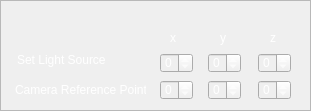
   <widget class="QFrame" name="frame">
    <property name="geometry">
     <rect>
      <x>700</x>
      <y>100</y>
      <width>311</width>
      <height>111</height>
     </rect>
    </property>
    <property name="frameShape">
     <enum>QFrame::StyledPanel</enum>
    </property>
    <property name="frameShadow">
     <enum>QFrame::Raised</enum>
    </property>
    <property name="lineWidth">
     <number>1</number>
    </property>
    <property name="midLineWidth">
     <number>0</number>
    </property>
    <widget class="QLabel" name="label_3">
     <property name="geometry">
      <rect>
       <x>170</x>
       <y>30</y>
       <width>16</width>
       <height>16</height>
      </rect>
     </property>
     <property name="text">
      <string>&lt;html&gt;&lt;head/&gt;&lt;body&gt;&lt;p&gt;&lt;span style=&quot; color:#ffffff;&quot;&gt;x&lt;/span&gt;&lt;/p&gt;&lt;/body&gt;&lt;/html&gt;</string>
     </property>
    </widget>
    <widget class="QSpinBox" name="spinBox">
     <property name="geometry">
      <rect>
       <x>160</x>
       <y>80</y>
       <width>33</width>
       <height>20</height>
      </rect>
     </property>
     <property name="palette">
      <palette>
       <active>
        <colorrole role="WindowText">
         <brush brushstyle="SolidPattern">
          <color alpha="255">
           <red>255</red>
           <green>255</green>
           <blue>255</blue>
          </color>
         </brush>
        </colorrole>
        <colorrole role="Text">
         <brush brushstyle="SolidPattern">
          <color alpha="255">
           <red>255</red>
           <green>255</green>
           <blue>255</blue>
          </color>
         </brush>
        </colorrole>
        <colorrole role="ButtonText">
         <brush brushstyle="SolidPattern">
          <color alpha="255">
           <red>255</red>
           <green>255</green>
           <blue>255</blue>
          </color>
         </brush>
        </colorrole>
        <colorrole role="Base">
         <brush brushstyle="NoBrush">
          <color alpha="255">
           <red>0</red>
           <green>0</green>
           <blue>0</blue>
          </color>
         </brush>
        </colorrole>
       </active>
       <inactive>
        <colorrole role="WindowText">
         <brush brushstyle="SolidPattern">
          <color alpha="255">
           <red>255</red>
           <green>255</green>
           <blue>255</blue>
          </color>
         </brush>
        </colorrole>
        <colorrole role="Text">
         <brush brushstyle="SolidPattern">
          <color alpha="255">
           <red>255</red>
           <green>255</green>
           <blue>255</blue>
          </color>
         </brush>
        </colorrole>
        <colorrole role="ButtonText">
         <brush brushstyle="SolidPattern">
          <color alpha="255">
           <red>255</red>
           <green>255</green>
           <blue>255</blue>
          </color>
         </brush>
        </colorrole>
        <colorrole role="Base">
         <brush brushstyle="NoBrush">
          <color alpha="255">
           <red>0</red>
           <green>0</green>
           <blue>0</blue>
          </color>
         </brush>
        </colorrole>
       </inactive>
       <disabled>
        <colorrole role="WindowText">
         <brush brushstyle="SolidPattern">
          <color alpha="255">
           <red>255</red>
           <green>255</green>
           <blue>255</blue>
          </color>
         </brush>
        </colorrole>
        <colorrole role="Text">
         <brush brushstyle="SolidPattern">
          <color alpha="255">
           <red>255</red>
           <green>255</green>
           <blue>255</blue>
          </color>
         </brush>
        </colorrole>
        <colorrole role="ButtonText">
         <brush brushstyle="SolidPattern">
          <color alpha="255">
           <red>255</red>
           <green>255</green>
           <blue>255</blue>
          </color>
         </brush>
        </colorrole>
        <colorrole role="Base">
         <brush brushstyle="NoBrush">
          <color alpha="255">
           <red>0</red>
           <green>0</green>
           <blue>0</blue>
          </color>
         </brush>
        </colorrole>
       </disabled>
      </palette>
     </property>
     <property name="styleSheet">
      <string notr="true">color: #FFFFFF</string>
     </property>
     <property name="minimum">
      <number>-99</number>
     </property>
    </widget>
    <widget class="QSpinBox" name="spinBox_7">
     <property name="geometry">
      <rect>
       <x>208</x>
       <y>53</y>
       <width>33</width>
       <height>20</height>
      </rect>
     </property>
     <property name="palette">
      <palette>
       <active>
        <colorrole role="WindowText">
         <brush brushstyle="SolidPattern">
          <color alpha="255">
           <red>255</red>
           <green>255</green>
           <blue>255</blue>
          </color>
         </brush>
        </colorrole>
        <colorrole role="Text">
         <brush brushstyle="SolidPattern">
          <color alpha="255">
           <red>255</red>
           <green>255</green>
           <blue>255</blue>
          </color>
         </brush>
        </colorrole>
        <colorrole role="ButtonText">
         <brush brushstyle="SolidPattern">
          <color alpha="255">
           <red>255</red>
           <green>255</green>
           <blue>255</blue>
          </color>
         </brush>
        </colorrole>
        <colorrole role="Base">
         <brush brushstyle="NoBrush">
          <color alpha="255">
           <red>0</red>
           <green>0</green>
           <blue>0</blue>
          </color>
         </brush>
        </colorrole>
       </active>
       <inactive>
        <colorrole role="WindowText">
         <brush brushstyle="SolidPattern">
          <color alpha="255">
           <red>255</red>
           <green>255</green>
           <blue>255</blue>
          </color>
         </brush>
        </colorrole>
        <colorrole role="Text">
         <brush brushstyle="SolidPattern">
          <color alpha="255">
           <red>255</red>
           <green>255</green>
           <blue>255</blue>
          </color>
         </brush>
        </colorrole>
        <colorrole role="ButtonText">
         <brush brushstyle="SolidPattern">
          <color alpha="255">
           <red>255</red>
           <green>255</green>
           <blue>255</blue>
          </color>
         </brush>
        </colorrole>
        <colorrole role="Base">
         <brush brushstyle="NoBrush">
          <color alpha="255">
           <red>0</red>
           <green>0</green>
           <blue>0</blue>
          </color>
         </brush>
        </colorrole>
       </inactive>
       <disabled>
        <colorrole role="WindowText">
         <brush brushstyle="SolidPattern">
          <color alpha="255">
           <red>255</red>
           <green>255</green>
           <blue>255</blue>
          </color>
         </brush>
        </colorrole>
        <colorrole role="Text">
         <brush brushstyle="SolidPattern">
          <color alpha="255">
           <red>255</red>
           <green>255</green>
           <blue>255</blue>
          </color>
         </brush>
        </colorrole>
        <colorrole role="ButtonText">
         <brush brushstyle="SolidPattern">
          <color alpha="255">
           <red>255</red>
           <green>255</green>
           <blue>255</blue>
          </color>
         </brush>
        </colorrole>
        <colorrole role="Base">
         <brush brushstyle="NoBrush">
          <color alpha="255">
           <red>0</red>
           <green>0</green>
           <blue>0</blue>
          </color>
         </brush>
        </colorrole>
       </disabled>
      </palette>
     </property>
     <property name="styleSheet">
      <string notr="true">color: #FFFFFF</string>
     </property>
     <property name="minimum">
      <number>-99</number>
     </property>
    </widget>
    <widget class="QLabel" name="label_14">
     <property name="geometry">
      <rect>
       <x>15</x>
       <y>80</y>
       <width>131</width>
       <height>20</height>
      </rect>
     </property>
     <property name="text">
      <string>&lt;html&gt;&lt;head/&gt;&lt;body&gt;&lt;p&gt;&lt;span style=&quot; color:#ffffff;&quot;&gt;Camera Reference Point&lt;/span&gt;&lt;/p&gt;&lt;/body&gt;&lt;/html&gt;</string>
     </property>
    </widget>
    <widget class="QSpinBox" name="spinBox_5">
     <property name="geometry">
      <rect>
       <x>160</x>
       <y>53</y>
       <width>33</width>
       <height>20</height>
      </rect>
     </property>
     <property name="palette">
      <palette>
       <active>
        <colorrole role="WindowText">
         <brush brushstyle="SolidPattern">
          <color alpha="255">
           <red>255</red>
           <green>255</green>
           <blue>255</blue>
          </color>
         </brush>
        </colorrole>
        <colorrole role="Text">
         <brush brushstyle="SolidPattern">
          <color alpha="255">
           <red>255</red>
           <green>255</green>
           <blue>255</blue>
          </color>
         </brush>
        </colorrole>
        <colorrole role="ButtonText">
         <brush brushstyle="SolidPattern">
          <color alpha="255">
           <red>255</red>
           <green>255</green>
           <blue>255</blue>
          </color>
         </brush>
        </colorrole>
        <colorrole role="Base">
         <brush brushstyle="NoBrush">
          <color alpha="255">
           <red>0</red>
           <green>0</green>
           <blue>0</blue>
          </color>
         </brush>
        </colorrole>
       </active>
       <inactive>
        <colorrole role="WindowText">
         <brush brushstyle="SolidPattern">
          <color alpha="255">
           <red>255</red>
           <green>255</green>
           <blue>255</blue>
          </color>
         </brush>
        </colorrole>
        <colorrole role="Text">
         <brush brushstyle="SolidPattern">
          <color alpha="255">
           <red>255</red>
           <green>255</green>
           <blue>255</blue>
          </color>
         </brush>
        </colorrole>
        <colorrole role="ButtonText">
         <brush brushstyle="SolidPattern">
          <color alpha="255">
           <red>255</red>
           <green>255</green>
           <blue>255</blue>
          </color>
         </brush>
        </colorrole>
        <colorrole role="Base">
         <brush brushstyle="NoBrush">
          <color alpha="255">
           <red>0</red>
           <green>0</green>
           <blue>0</blue>
          </color>
         </brush>
        </colorrole>
       </inactive>
       <disabled>
        <colorrole role="WindowText">
         <brush brushstyle="SolidPattern">
          <color alpha="255">
           <red>255</red>
           <green>255</green>
           <blue>255</blue>
          </color>
         </brush>
        </colorrole>
        <colorrole role="Text">
         <brush brushstyle="SolidPattern">
          <color alpha="255">
           <red>255</red>
           <green>255</green>
           <blue>255</blue>
          </color>
         </brush>
        </colorrole>
        <colorrole role="ButtonText">
         <brush brushstyle="SolidPattern">
          <color alpha="255">
           <red>255</red>
           <green>255</green>
           <blue>255</blue>
          </color>
         </brush>
        </colorrole>
        <colorrole role="Base">
         <brush brushstyle="NoBrush">
          <color alpha="255">
           <red>0</red>
           <green>0</green>
           <blue>0</blue>
          </color>
         </brush>
        </colorrole>
       </disabled>
      </palette>
     </property>
     <property name="styleSheet">
      <string notr="true">color: #FFFFFF</string>
     </property>
     <property name="minimum">
      <number>-99</number>
     </property>
    </widget>
    <widget class="QSpinBox" name="spinBox_4">
     <property name="geometry">
      <rect>
       <x>258</x>
       <y>53</y>
       <width>33</width>
       <height>20</height>
      </rect>
     </property>
     <property name="palette">
      <palette>
       <active>
        <colorrole role="WindowText">
         <brush brushstyle="SolidPattern">
          <color alpha="255">
           <red>255</red>
           <green>255</green>
           <blue>255</blue>
          </color>
         </brush>
        </colorrole>
        <colorrole role="Text">
         <brush brushstyle="SolidPattern">
          <color alpha="255">
           <red>255</red>
           <green>255</green>
           <blue>255</blue>
          </color>
         </brush>
        </colorrole>
        <colorrole role="ButtonText">
         <brush brushstyle="SolidPattern">
          <color alpha="255">
           <red>255</red>
           <green>255</green>
           <blue>255</blue>
          </color>
         </brush>
        </colorrole>
        <colorrole role="Base">
         <brush brushstyle="NoBrush">
          <color alpha="255">
           <red>0</red>
           <green>0</green>
           <blue>0</blue>
          </color>
         </brush>
        </colorrole>
       </active>
       <inactive>
        <colorrole role="WindowText">
         <brush brushstyle="SolidPattern">
          <color alpha="255">
           <red>255</red>
           <green>255</green>
           <blue>255</blue>
          </color>
         </brush>
        </colorrole>
        <colorrole role="Text">
         <brush brushstyle="SolidPattern">
          <color alpha="255">
           <red>255</red>
           <green>255</green>
           <blue>255</blue>
          </color>
         </brush>
        </colorrole>
        <colorrole role="ButtonText">
         <brush brushstyle="SolidPattern">
          <color alpha="255">
           <red>255</red>
           <green>255</green>
           <blue>255</blue>
          </color>
         </brush>
        </colorrole>
        <colorrole role="Base">
         <brush brushstyle="NoBrush">
          <color alpha="255">
           <red>0</red>
           <green>0</green>
           <blue>0</blue>
          </color>
         </brush>
        </colorrole>
       </inactive>
       <disabled>
        <colorrole role="WindowText">
         <brush brushstyle="SolidPattern">
          <color alpha="255">
           <red>255</red>
           <green>255</green>
           <blue>255</blue>
          </color>
         </brush>
        </colorrole>
        <colorrole role="Text">
         <brush brushstyle="SolidPattern">
          <color alpha="255">
           <red>255</red>
           <green>255</green>
           <blue>255</blue>
          </color>
         </brush>
        </colorrole>
        <colorrole role="ButtonText">
         <brush brushstyle="SolidPattern">
          <color alpha="255">
           <red>255</red>
           <green>255</green>
           <blue>255</blue>
          </color>
         </brush>
        </colorrole>
        <colorrole role="Base">
         <brush brushstyle="NoBrush">
          <color alpha="255">
           <red>0</red>
           <green>0</green>
           <blue>0</blue>
          </color>
         </brush>
        </colorrole>
       </disabled>
      </palette>
     </property>
     <property name="styleSheet">
      <string notr="true">color: #FFFFFF</string>
     </property>
     <property name="minimum">
      <number>-99</number>
     </property>
    </widget>
    <widget class="QSpinBox" name="spinBox_2">
     <property name="geometry">
      <rect>
       <x>208</x>
       <y>80</y>
       <width>33</width>
       <height>20</height>
      </rect>
     </property>
     <property name="palette">
      <palette>
       <active>
        <colorrole role="WindowText">
         <brush brushstyle="SolidPattern">
          <color alpha="255">
           <red>255</red>
           <green>255</green>
           <blue>255</blue>
          </color>
         </brush>
        </colorrole>
        <colorrole role="Text">
         <brush brushstyle="SolidPattern">
          <color alpha="255">
           <red>255</red>
           <green>255</green>
           <blue>255</blue>
          </color>
         </brush>
        </colorrole>
        <colorrole role="ButtonText">
         <brush brushstyle="SolidPattern">
          <color alpha="255">
           <red>255</red>
           <green>255</green>
           <blue>255</blue>
          </color>
         </brush>
        </colorrole>
        <colorrole role="Base">
         <brush brushstyle="NoBrush">
          <color alpha="255">
           <red>0</red>
           <green>0</green>
           <blue>0</blue>
          </color>
         </brush>
        </colorrole>
       </active>
       <inactive>
        <colorrole role="WindowText">
         <brush brushstyle="SolidPattern">
          <color alpha="255">
           <red>255</red>
           <green>255</green>
           <blue>255</blue>
          </color>
         </brush>
        </colorrole>
        <colorrole role="Text">
         <brush brushstyle="SolidPattern">
          <color alpha="255">
           <red>255</red>
           <green>255</green>
           <blue>255</blue>
          </color>
         </brush>
        </colorrole>
        <colorrole role="ButtonText">
         <brush brushstyle="SolidPattern">
          <color alpha="255">
           <red>255</red>
           <green>255</green>
           <blue>255</blue>
          </color>
         </brush>
        </colorrole>
        <colorrole role="Base">
         <brush brushstyle="NoBrush">
          <color alpha="255">
           <red>0</red>
           <green>0</green>
           <blue>0</blue>
          </color>
         </brush>
        </colorrole>
       </inactive>
       <disabled>
        <colorrole role="WindowText">
         <brush brushstyle="SolidPattern">
          <color alpha="255">
           <red>255</red>
           <green>255</green>
           <blue>255</blue>
          </color>
         </brush>
        </colorrole>
        <colorrole role="Text">
         <brush brushstyle="SolidPattern">
          <color alpha="255">
           <red>255</red>
           <green>255</green>
           <blue>255</blue>
          </color>
         </brush>
        </colorrole>
        <colorrole role="ButtonText">
         <brush brushstyle="SolidPattern">
          <color alpha="255">
           <red>255</red>
           <green>255</green>
           <blue>255</blue>
          </color>
         </brush>
        </colorrole>
        <colorrole role="Base">
         <brush brushstyle="NoBrush">
          <color alpha="255">
           <red>0</red>
           <green>0</green>
           <blue>0</blue>
          </color>
         </brush>
        </colorrole>
       </disabled>
      </palette>
     </property>
     <property name="styleSheet">
      <string notr="true">color: #FFFFFF</string>
     </property>
     <property name="minimum">
      <number>-99</number>
     </property>
    </widget>
    <widget class="QLabel" name="label_13">
     <property name="geometry">
      <rect>
       <x>17</x>
       <y>50</y>
       <width>121</width>
       <height>21</height>
      </rect>
     </property>
     <property name="text">
      <string>&lt;html&gt;&lt;head/&gt;&lt;body&gt;&lt;p&gt;&lt;span style=&quot; color:#ffffff;&quot;&gt;Set Light Source&lt;/span&gt;&lt;/p&gt;&lt;/body&gt;&lt;/html&gt;</string>
     </property>
    </widget>
    <widget class="QSpinBox" name="spinBox_3">
     <property name="geometry">
      <rect>
       <x>258</x>
       <y>80</y>
       <width>33</width>
       <height>20</height>
      </rect>
     </property>
     <property name="palette">
      <palette>
       <active>
        <colorrole role="WindowText">
         <brush brushstyle="SolidPattern">
          <color alpha="255">
           <red>255</red>
           <green>255</green>
           <blue>255</blue>
          </color>
         </brush>
        </colorrole>
        <colorrole role="Text">
         <brush brushstyle="SolidPattern">
          <color alpha="255">
           <red>255</red>
           <green>255</green>
           <blue>255</blue>
          </color>
         </brush>
        </colorrole>
        <colorrole role="ButtonText">
         <brush brushstyle="SolidPattern">
          <color alpha="255">
           <red>255</red>
           <green>255</green>
           <blue>255</blue>
          </color>
         </brush>
        </colorrole>
        <colorrole role="Base">
         <brush brushstyle="NoBrush">
          <color alpha="255">
           <red>0</red>
           <green>0</green>
           <blue>0</blue>
          </color>
         </brush>
        </colorrole>
       </active>
       <inactive>
        <colorrole role="WindowText">
         <brush brushstyle="SolidPattern">
          <color alpha="255">
           <red>255</red>
           <green>255</green>
           <blue>255</blue>
          </color>
         </brush>
        </colorrole>
        <colorrole role="Text">
         <brush brushstyle="SolidPattern">
          <color alpha="255">
           <red>255</red>
           <green>255</green>
           <blue>255</blue>
          </color>
         </brush>
        </colorrole>
        <colorrole role="ButtonText">
         <brush brushstyle="SolidPattern">
          <color alpha="255">
           <red>255</red>
           <green>255</green>
           <blue>255</blue>
          </color>
         </brush>
        </colorrole>
        <colorrole role="Base">
         <brush brushstyle="NoBrush">
          <color alpha="255">
           <red>0</red>
           <green>0</green>
           <blue>0</blue>
          </color>
         </brush>
        </colorrole>
       </inactive>
       <disabled>
        <colorrole role="WindowText">
         <brush brushstyle="SolidPattern">
          <color alpha="255">
           <red>255</red>
           <green>255</green>
           <blue>255</blue>
          </color>
         </brush>
        </colorrole>
        <colorrole role="Text">
         <brush brushstyle="SolidPattern">
          <color alpha="255">
           <red>255</red>
           <green>255</green>
           <blue>255</blue>
          </color>
         </brush>
        </colorrole>
        <colorrole role="ButtonText">
         <brush brushstyle="SolidPattern">
          <color alpha="255">
           <red>255</red>
           <green>255</green>
           <blue>255</blue>
          </color>
         </brush>
        </colorrole>
        <colorrole role="Base">
         <brush brushstyle="NoBrush">
          <color alpha="255">
           <red>0</red>
           <green>0</green>
           <blue>0</blue>
          </color>
         </brush>
        </colorrole>
       </disabled>
      </palette>
     </property>
     <property name="styleSheet">
      <string notr="true">color: #FFFFFF</string>
     </property>
     <property name="minimum">
      <number>-99</number>
     </property>
    </widget>
    <widget class="QLabel" name="label_20">
     <property name="geometry">
      <rect>
       <x>220</x>
       <y>30</y>
       <width>16</width>
       <height>16</height>
      </rect>
     </property>
     <property name="text">
      <string>&lt;html&gt;&lt;head/&gt;&lt;body&gt;&lt;p&gt;&lt;span style=&quot; color:#ffffff;&quot;&gt;y&lt;/span&gt;&lt;/p&gt;&lt;/body&gt;&lt;/html&gt;</string>
     </property>
    </widget>
    <widget class="QLabel" name="label_21">
     <property name="geometry">
      <rect>
       <x>270</x>
       <y>30</y>
       <width>16</width>
       <height>16</height>
      </rect>
     </property>
     <property name="text">
      <string>&lt;html&gt;&lt;head/&gt;&lt;body&gt;&lt;p&gt;&lt;span style=&quot; color:#ffffff;&quot;&gt;z&lt;/span&gt;&lt;/p&gt;&lt;/body&gt;&lt;/html&gt;</string>
     </property>
    </widget>
   </widget>
